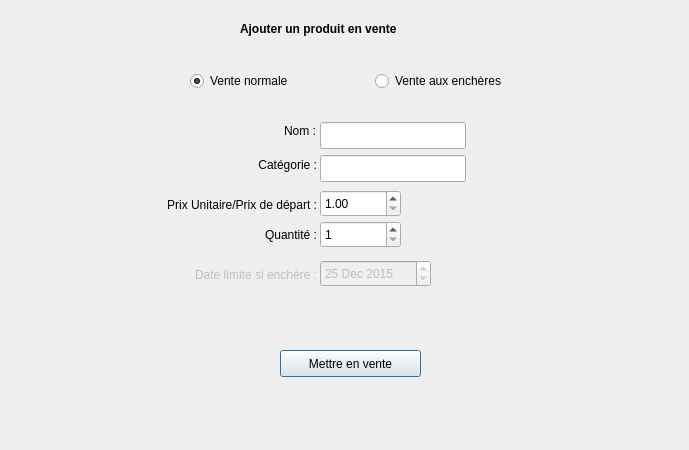
<?xml version="1.0" encoding="UTF-8"?>
<ui version="4.0">
 <class>DialogAjouterVente</class>
 <widget class="QDialog" name="DialogAjouterVente">
  <property name="geometry">
   <rect>
    <x>0</x>
    <y>0</y>
    <width>689</width>
    <height>450</height>
   </rect>
  </property>
  <property name="minimumSize">
   <size>
    <width>689</width>
    <height>450</height>
   </size>
  </property>
  <property name="maximumSize">
   <size>
    <width>689</width>
    <height>450</height>
   </size>
  </property>
  <property name="windowTitle">
   <string>Dialog</string>
  </property>
  <widget class="QLabel" name="label">
   <property name="geometry">
    <rect>
     <x>240</x>
     <y>20</y>
     <width>199</width>
     <height>17</height>
    </rect>
   </property>
   <property name="font">
    <font>
     <weight>75</weight>
     <bold>true</bold>
    </font>
   </property>
   <property name="text">
    <string>Ajouter un produit en vente</string>
   </property>
  </widget>
  <widget class="QLabel" name="labelNom">
   <property name="geometry">
    <rect>
     <x>115</x>
     <y>122</y>
     <width>201</width>
     <height>17</height>
    </rect>
   </property>
   <property name="text">
    <string>Nom :</string>
   </property>
   <property name="alignment">
    <set>Qt::AlignRight|Qt::AlignTrailing|Qt::AlignVCenter</set>
   </property>
  </widget>
  <widget class="QLineEdit" name="valNom">
   <property name="geometry">
    <rect>
     <x>320</x>
     <y>122</y>
     <width>146</width>
     <height>27</height>
    </rect>
   </property>
  </widget>
  <widget class="QLabel" name="labelCat">
   <property name="geometry">
    <rect>
     <x>116</x>
     <y>156</y>
     <width>201</width>
     <height>17</height>
    </rect>
   </property>
   <property name="text">
    <string>Catégorie :</string>
   </property>
   <property name="alignment">
    <set>Qt::AlignRight|Qt::AlignTrailing|Qt::AlignVCenter</set>
   </property>
  </widget>
  <widget class="QLineEdit" name="valCat">
   <property name="geometry">
    <rect>
     <x>320</x>
     <y>155</y>
     <width>146</width>
     <height>27</height>
    </rect>
   </property>
  </widget>
  <widget class="QLabel" name="labelPrix">
   <property name="geometry">
    <rect>
     <x>116</x>
     <y>196</y>
     <width>201</width>
     <height>17</height>
    </rect>
   </property>
   <property name="text">
    <string>Prix Unitaire/Prix de départ :</string>
   </property>
   <property name="alignment">
    <set>Qt::AlignRight|Qt::AlignTrailing|Qt::AlignVCenter</set>
   </property>
  </widget>
  <widget class="QLabel" name="labelQte">
   <property name="geometry">
    <rect>
     <x>116</x>
     <y>226</y>
     <width>201</width>
     <height>17</height>
    </rect>
   </property>
   <property name="text">
    <string>Quantité :</string>
   </property>
   <property name="alignment">
    <set>Qt::AlignRight|Qt::AlignTrailing|Qt::AlignVCenter</set>
   </property>
  </widget>
  <widget class="QSpinBox" name="valQte">
   <property name="geometry">
    <rect>
     <x>320</x>
     <y>221</y>
     <width>81</width>
     <height>27</height>
    </rect>
   </property>
   <property name="minimum">
    <number>1</number>
   </property>
   <property name="maximum">
    <number>999</number>
   </property>
  </widget>
  <widget class="QLabel" name="label_6">
   <property name="geometry">
    <rect>
     <x>9</x>
     <y>237</y>
     <width>16</width>
     <height>17</height>
    </rect>
   </property>
   <property name="text">
    <string/>
   </property>
  </widget>
  <widget class="QLabel" name="labelDateLimite">
   <property name="enabled">
    <bool>false</bool>
   </property>
   <property name="geometry">
    <rect>
     <x>116</x>
     <y>266</y>
     <width>201</width>
     <height>17</height>
    </rect>
   </property>
   <property name="text">
    <string>Date limite si enchère :</string>
   </property>
   <property name="alignment">
    <set>Qt::AlignRight|Qt::AlignTrailing|Qt::AlignVCenter</set>
   </property>
  </widget>
  <widget class="QRadioButton" name="radioEnchere">
   <property name="geometry">
    <rect>
     <x>375</x>
     <y>70</y>
     <width>164</width>
     <height>22</height>
    </rect>
   </property>
   <property name="text">
    <string>Vente aux enchères</string>
   </property>
   <attribute name="buttonGroup">
    <string notr="true">buttonGroup</string>
   </attribute>
  </widget>
  <widget class="QDateEdit" name="valDateLimite">
   <property name="enabled">
    <bool>false</bool>
   </property>
   <property name="geometry">
    <rect>
     <x>320</x>
     <y>260</y>
     <width>111</width>
     <height>27</height>
    </rect>
   </property>
   <property name="dateTime">
    <datetime>
     <hour>0</hour>
     <minute>0</minute>
     <second>0</second>
     <year>2015</year>
     <month>12</month>
     <day>25</day>
    </datetime>
   </property>
   <property name="minimumDateTime">
    <datetime>
     <hour>0</hour>
     <minute>0</minute>
     <second>0</second>
     <year>2015</year>
     <month>12</month>
     <day>1</day>
    </datetime>
   </property>
  </widget>
  <widget class="QPushButton" name="boutonAjouterVente">
   <property name="geometry">
    <rect>
     <x>280</x>
     <y>350</y>
     <width>141</width>
     <height>27</height>
    </rect>
   </property>
   <property name="text">
    <string>Mettre en vente</string>
   </property>
  </widget>
  <widget class="QRadioButton" name="radioNormale">
   <property name="geometry">
    <rect>
     <x>190</x>
     <y>70</y>
     <width>164</width>
     <height>22</height>
    </rect>
   </property>
   <property name="autoFillBackground">
    <bool>false</bool>
   </property>
   <property name="text">
    <string>Vente normale</string>
   </property>
   <property name="checked">
    <bool>true</bool>
   </property>
   <attribute name="buttonGroup">
    <string notr="true">buttonGroup</string>
   </attribute>
  </widget>
  <widget class="QDoubleSpinBox" name="valPrix">
   <property name="geometry">
    <rect>
     <x>320</x>
     <y>190</y>
     <width>81</width>
     <height>27</height>
    </rect>
   </property>
   <property name="minimum">
    <double>1.000000000000000</double>
   </property>
   <property name="maximum">
    <double>10000.000000000000000</double>
   </property>
  </widget>
 </widget>
 <resources/>
 <connections>
  <connection>
   <sender>radioEnchere</sender>
   <signal>toggled(bool)</signal>
   <receiver>labelDateLimite</receiver>
   <slot>setEnabled(bool)</slot>
   <hints>
    <hint type="sourcelabel">
     <x>456</x>
     <y>80</y>
    </hint>
    <hint type="destinationlabel">
     <x>216</x>
     <y>274</y>
    </hint>
   </hints>
  </connection>
  <connection>
   <sender>radioEnchere</sender>
   <signal>toggled(bool)</signal>
   <receiver>valDateLimite</receiver>
   <slot>setEnabled(bool)</slot>
   <hints>
    <hint type="sourcelabel">
     <x>456</x>
     <y>80</y>
    </hint>
    <hint type="destinationlabel">
     <x>375</x>
     <y>273</y>
    </hint>
   </hints>
  </connection>
 </connections>
 <buttongroups>
  <buttongroup name="buttonGroup"/>
 </buttongroups>
</ui>
